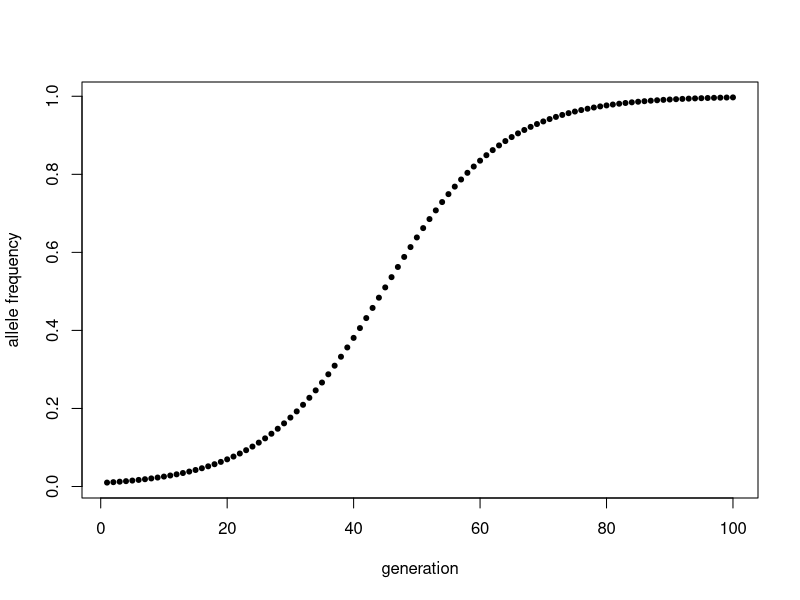
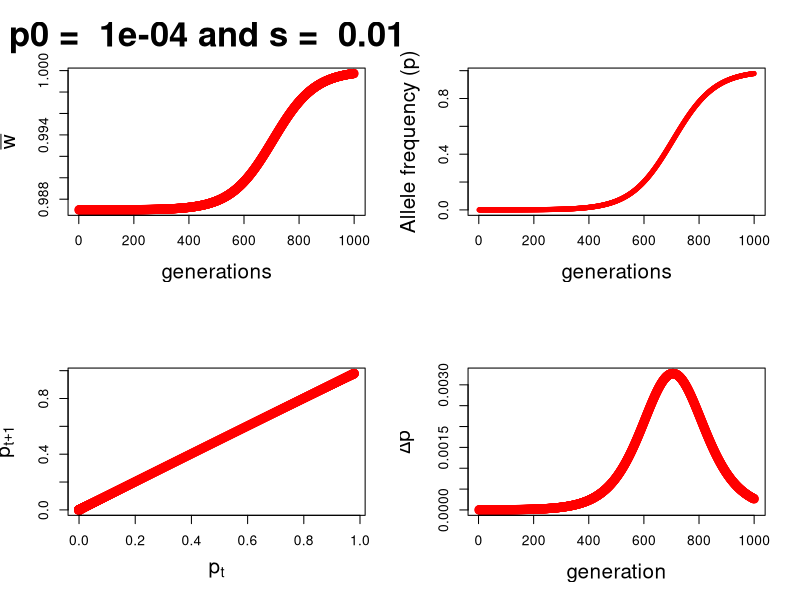
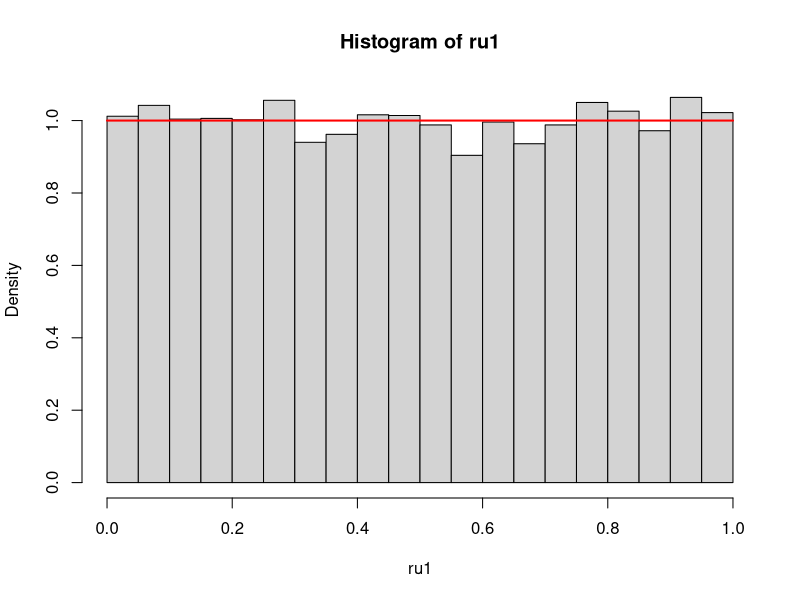
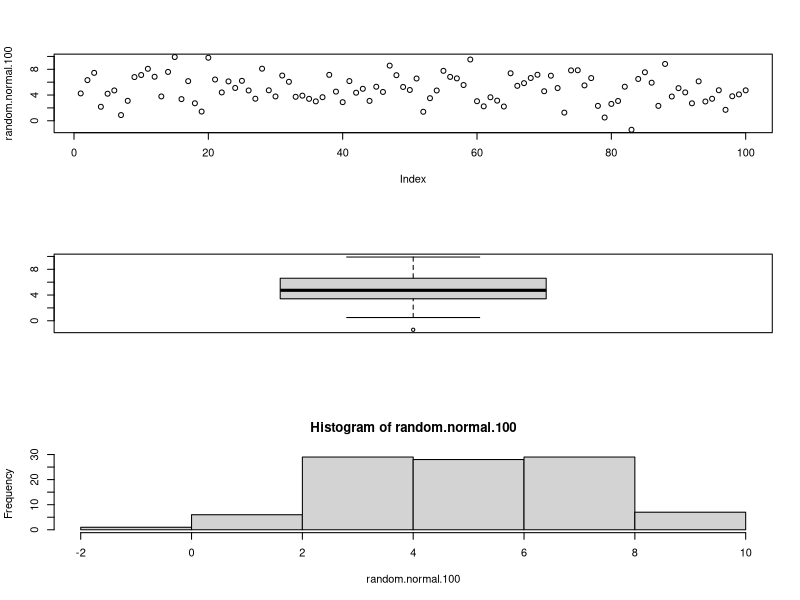
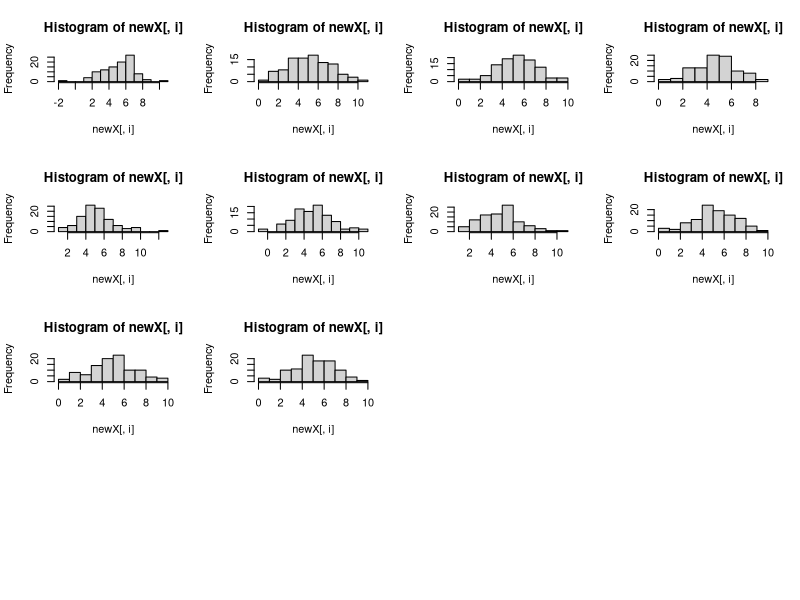
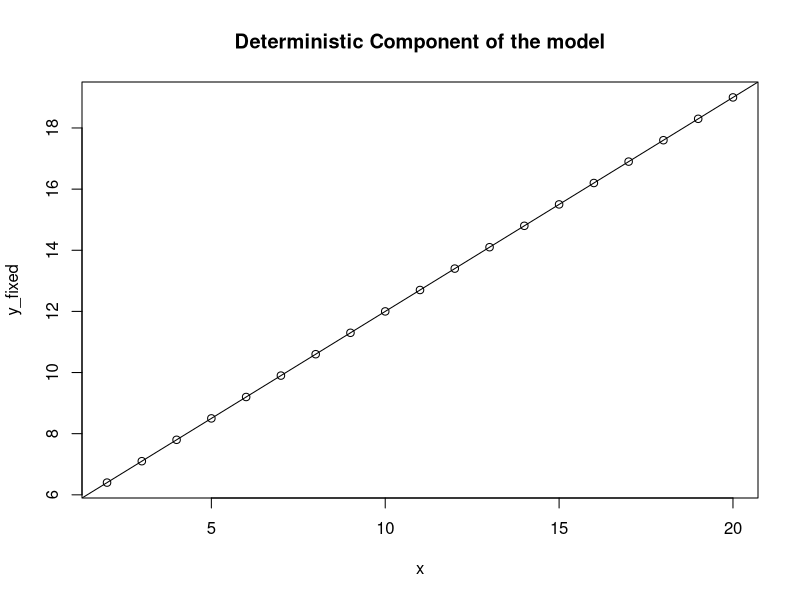
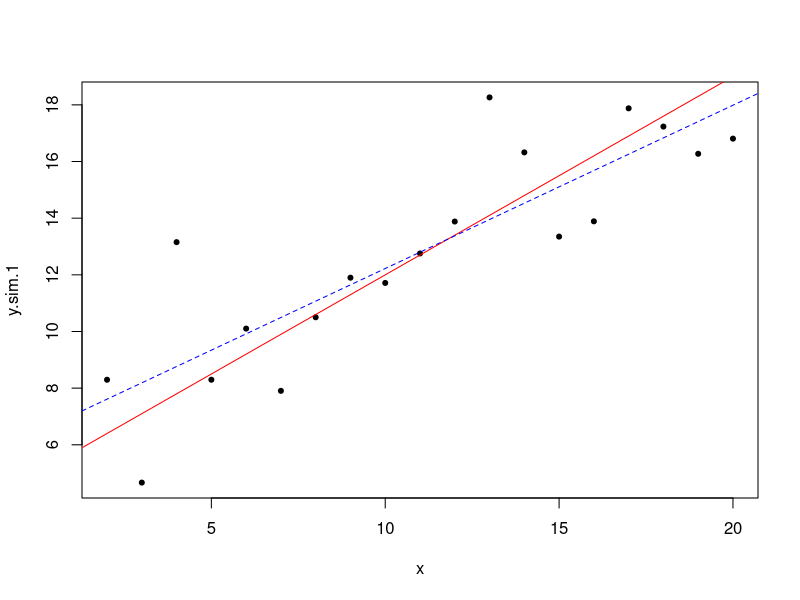

The R source for these figures, in order:
## ---- chunk 1
knitr::opts_chunk$set(echo = TRUE)
## ---- chunk 2
p_t1 <- function(w_A, w_a, p_t0) {
        w_bar <- (p_t0*w_A) + ((1-p_t0)*w_a) # mean pop fitness
		p_t1 <- (w_A*p_t0)/w_bar
        return(p_t1)}

p_t1(w_A = 1.1, w_a = 1.0, p_t0 = 0.5)
## ---- chunk 3
replicate(n = 100, p_t1(1.1, 1.0, 0.5))
## ---- chunk 4
haploid_selection <- function(p0 = 0.01, w1 = 1, w2 = 0.9, n = 100) {
    
    # Initialize vectors to store allele frequencies and mean pop fitness
    p <- rep(NA,n)  # a vector to store allele frequencies
    
    w_bar <- rep(NA, n)
     
    # starting conditions
   	p[1] <- p0 # starting allele frequencies

	w_bar[1] <- (p[1]*w1) + ((1-p[1])*w2)
	
	# now we need to loop from generation to generation
	for ( i in 2:n) {
		w_bar[i - 1] <- (p[i - 1]*w1) + ((1-p[i - 1])*w2) # mean population fitness
		p[i] <- (w1*p[i - 1])/w_bar[i - 1]
	}
    
    return(p)
}

## ---- chunk 5
p <- haploid_selection()
generations <- 1:length(p)
plot(p ~ generations, pch = 20, 
     ylab = "allele frequency", 
     xlab = "generation")
## ---- chunk 6
haploid.selection <- function(p0 = 0.01, w1 = 1, w2 = 0.9, n = 100) {
    
# Initialize vectors to store p, delta p and mean pop fitness
    
p <- rep(NA,n) 
    
delta_p <- rep(NA, n) 
	
w_bar <- rep(NA, n)
     
# starting conditions
p[1] <- p0 # starting allele frequencies

delta_p[1] <- 0 #change in allele frequency
	
w_bar[1] <- (p[1]*w1) + ((1-p[1])*w2)
	
# now we need to loop from generation to generation
for ( i in 2:n) {
    w_bar[i - 1] <- (p[i - 1]*w1) + ((1-p[i - 1])*w2)
		p[i] <- (w1*p[i - 1])/w_bar[i - 1]
		delta_p[i] <- p[i] - p[i-1] 
	}
    
    if (any(p > 0.9999)) {
    fixation <- min(which.max(p > 0.9999))
    cat("fixation for A1 occurs approximately at generation:", fixation )	
    } else {
        maxAlleleFreq <- max(p)
    	cat("fixation of A1 does not occur, max. allele frequency is:", print(maxAlleleFreq, digits = 2) )
    }
    
# Let's make some plots
par(mfrow=c(2,2))
    
# 1. mean population fitness over time
plot(x = 1:n, y = w_bar, 
     xlab = "generations", 
     ylab = expression(bar(w)), 
     pch=20, col="red", cex = 2, cex.lab = 1.5, cex.main = 2.5,
     main = paste("p0 = ", p0, "and s = ", (1 - (w2/w1))))
    
    # 2. change in allele frequency over time
plot(x = 1:n, y = p, 
     xlab="generations", 
	 ylab="Allele frequency (p)", 
	 pch = 20, col = "red", cex.lab = 1.5)
		
	# 3. plot of p[t+1] vs p[t]
p.1 <- p[-n]
p.2 <- p[-1]

plot(p.2 ~ p.1, 
     xlab = expression(p[t]),
	 ylab = expression(p[t+1]), 
	 pch = 20, col = "red", cex = 2, cex.lab = 1.5)
		
# 4. plot of allele frequency change
plot(x = 2:n, y = delta_p[-1],
	    xlab = "generation",
	    ylab= expression(paste(Delta,"p")), 
	    pch = 20, col = "red", cex = 2, cex.lab = 1.5)
}
## ---- chunk 7
haploid.selection(p0 = 0.0001, w1 = 1, w2 = 0.987, n = 1000)
## ---- chunk 8
x <- rnorm(1000, mean = 5, sd = 1)
mean(x)
x <- rnorm(1000, mean = 5, sd = 1)
mean(x)
x <- rnorm(1000, mean = 5, sd = 1)
mean(x)
## ---- chunk 9
set.seed(720)
x <- rnorm(1000, mean = 5, sd = 1)
mean(x)
x <- rnorm(1000, mean = 5, sd = 1)
mean(x)
x <- rnorm(1000, mean = 5, sd = 1)
mean(x)
## ---- chunk 10
set.seed(720)
x <- rnorm(1000, mean = 5, sd = 1)
mean(x)
set.seed(720)
x <- rnorm(1000, mean = 5, sd = 1)
mean(x)
set.seed(720)
x <- rnorm(1000, mean = 5, sd = 1)
mean(x)
## ---- chunk 11
runif(n = 1, min = 0, max = 1) 
## ---- chunk 12
ru1 <- runif(n = 10000, min = 0, max = 1)
length(ru1)
head(ru1)
tail(ru1)
## ---- chunk 13
par(mfrow = c(1,1))
hist(ru1, freq = F)
curve(dunif(x, 0, 1), 0, 1, 
      add = T, col = "red", lwd = 2)
## ---- chunk 14
random.normal.100 <- rnorm(n = 100, mean = 5,sd = 2) 
par(mfrow=c(3,1))  
plot(random.normal.100)
boxplot(random.normal.100)
hist(random.normal.100)
## ---- chunk 15
random.normal.100.rep <- replicate(n = 10, 
                                   rnorm(100, 5, 2))


par(mfrow=c(4,4))
apply(X=random.normal.100.rep, 
      MARGIN=2, FUN=hist) 

apply(X=random.normal.100.rep, MARGIN=2, FUN=mean)

apply(random.normal.100.rep, 2, sd)
## ---- chunk 16
summary(random.normal.100.rep)
## ---- chunk 17
par(mfrow=c(1,1))
a = 5 # intercept
b = 0.7 # slope
x <- seq(2,20) # values of our predictor "x"

y_fixed <- a + b*x # we are expressing the relationship between y and x as a linear model. In this case we are generating the data using such a model.

plot(y_fixed ~ x, main= "Deterministic Component of the model") # A linear model 
abline(a=5, b=0.7)
## ---- chunk 18
y.sim.1 <- rnorm(length(x), mean = y_fixed, sd = 2)
plot(y.sim.1 ~ x, pch = 20)
abline(a = 5, b = 0.7, col = "red") # Expected relationship based on the parameters we used.

y.sim.1.lm <- lm(y.sim.1 ~ x) # fit a regression with simulated data
abline(reg = y.sim.1.lm, lty = 2, col = "blue") # estimated values based on simulated data.
## ---- chunk 19
seq1_no_bias <- sample(c("A","C","G", "T"), 
                       size = 1000, replace = TRUE)

length(seq1_no_bias)
head(seq1_no_bias)
## ---- chunk 20
seq1 <- paste(seq1_no_bias, sep = "", collapse = "")
seq1
## ---- chunk 21
seq2_60GCbias <- paste(sample(c("A","C","G", "T"), 
                       size = 1000, prob = c(20,30,30,20),
                       replace = TRUE),
                       sep = "", collapse = "")

seq2_60GCbias

grep("GGCCA",seq2_60GCbias )
